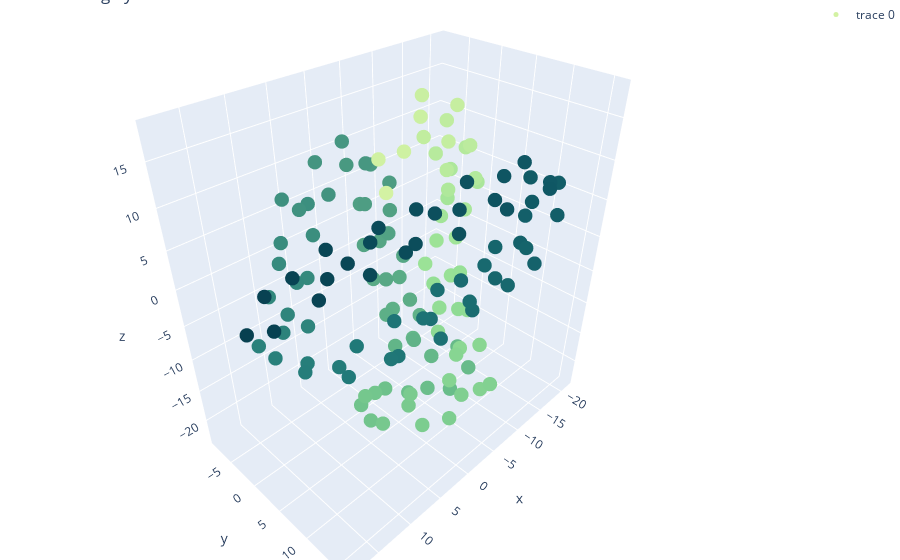

Write notebook code for a chart like this one.
### Markdown cell above
-------------------------------------------------------------------------------------------------------------------------------
#### <center><font color = #03989e>Protein P69905</font></center>
-------------------------------------------------------------------------------------------------------------------------------

### Code cell
N = 100000

trace1 = go.Scatter3d(x = protein7.x.values[0:N], 
                     y = protein7.y.values[0:N], 
                     z = protein7.z.values[0:N], 
                     mode = 'markers', 
                     marker = dict(
                         color = protein7.index.values[0:N], 
                         colorscale = "emrld", 
                         opacity = 1, size = 5
                     ))
figure_data = [trace1]
layout = go.Layout(title = 'Coloring by index', 
                   scene = dict(
                   xaxis = dict(title = "x"), 
                   yaxis = dict(title = "y"), 
                   zaxis = dict(title = "z")), 
                   margin = dict(
                   l = 0, r = 0, b = 0, t = 0),
                   showlegend = True
)

fig = go.Figure(data = figure_data, layout = layout)
py.iplot(fig, filename = 'simple-3d-scatter')

### Figure 1 — Plotly figure (JSON) as saved in the notebook; plotly's stock layout.template omitted (floating-point values rounded to 4 significant figures; data arrays with more than 128 entries replaced by an {"elided": "..."} marker saying what was removed)
{"data": [{"marker": {"color": {"elided": "142 int values"}, "colorscale": [[0, "rgb(211, 242, 163)"], [0.1667, "rgb(151, 225, 150)"], [0.3333, "rgb(108, 192, 139)"], [0.5, "rgb(76, 155, 130)"], [0.6667, "rgb(33, 122, 121)"], [0.8333, "rgb(16, 89, 101)"], [1, "rgb(7, 64, 80)"]], "opacity": 1, "size": 5}, "mode": "markers", "type": "scatter3d", "x": {"elided": "142 float values"}, "y": {"elided": "142 float values"}, "z": {"elided": "142 float values"}}], "layout": {"margin": {"b": 0, "l": 0, "r": 0, "t": 0}, "scene": {"xaxis": {"title": {"text": "x"}}, "yaxis": {"title": {"text": "y"}}, "zaxis": {"title": {"text": "z"}}}, "showlegend": true, "title": {"text": "Coloring by index"}}}
